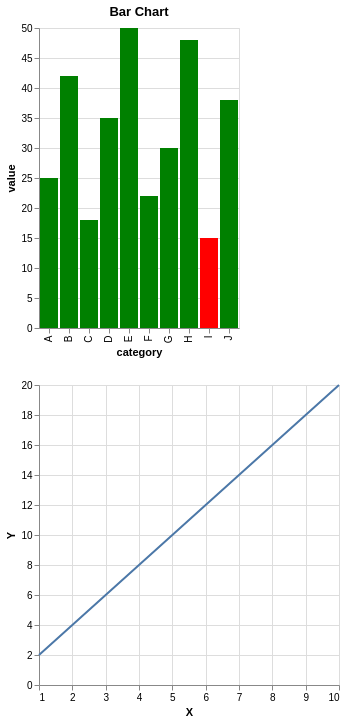

This figure's notebook cell:
### Code cell
import altair as alt

# Build a compound chart named chart with the line and bar charts aligned vertically
chart = alt.vconcat(bar, line)
chart

### Figure 1 — Vega-Lite specification as saved in the notebook (floating-point values rounded to 4 significant figures)
{"config": {"view": {"continuousWidth": 300, "continuousHeight": 300}}, "vconcat": [{"data": {"name": "data-ec5bd3a3d3304929e8457ff67bab0f96"}, "mark": {"type": "bar"}, "encoding": {"color": {"condition": {"test": "(datum.country === 'Italy')", "value": "red"}, "value": "green"}, "x": {"field": "category", "type": "nominal"}, "y": {"field": "value", "type": "quantitative"}}, "title": "Bar Chart"}, {"data": {"name": "data-958fd5787efdcdbf9e45e81d7a5ce85f"}, "mark": {"type": "line"}, "encoding": {"x": {"field": "X", "type": "quantitative"}, "y": {"field": "Y", "type": "quantitative"}}}], "$schema": "https://vega.github.io/schema/vega-lite/v5.16.3.json", "datasets": {"data-ec5bd3a3d3304929e8457ff67bab0f96": [{"category": "A", "value": 25, "country": "USA"}, {"category": "B", "value": 42, "country": "Canada"}, {"category": "C", "value": 18, "country": "UK"}, {"category": "D", "value": 35, "country": "Germany"}, {"category": "E", "value": 50, "country": "France"}, {"category": "F", "value": 22, "country": "Japan"}, {"category": "G", "value": 30, "country": "Australia"}, {"category": "H", "value": 48, "country": "China"}, {"category": "I", "value": 15, "country": "Italy"}, {"category": "J", "value": 38, "country": "Spain"}], "data-958fd5787efdcdbf9e45e81d7a5ce85f": [{"X": 1, "Y": 2}, {"X": 2, "Y": 4}, {"X": 3, "Y": 6}, {"X": 4, "Y": 8}, {"X": 5, "Y": 10}, {"X": 6, "Y": 12}, {"X": 7, "Y": 14}, {"X": 8, "Y": 16}, {"X": 9, "Y": 18}, {"X": 10, "Y": 20}]}}
